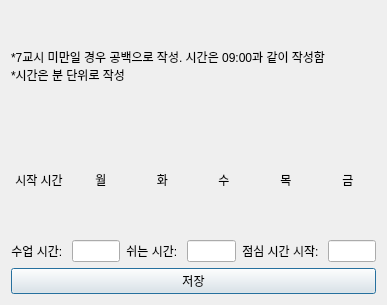
<?xml version="1.0" encoding="UTF-8"?>
<ui version="4.0">
 <class>Dialog</class>
 <widget class="QDialog" name="Dialog">
  <property name="geometry">
   <rect>
    <x>0</x>
    <y>0</y>
    <width>387</width>
    <height>305</height>
   </rect>
  </property>
  <property name="sizePolicy">
   <sizepolicy hsizetype="Preferred" vsizetype="Preferred">
    <horstretch>0</horstretch>
    <verstretch>0</verstretch>
   </sizepolicy>
  </property>
  <property name="windowTitle">
   <string>시간표 수정</string>
  </property>
  <layout class="QVBoxLayout" name="verticalLayout">
   <item>
    <widget class="QLabel" name="guide_label">
     <property name="text">
      <string>*7교시 미만일 경우 공백으로 작성. 시간은 09:00과 같이 작성함
*시간은 분 단위로 작성</string>
     </property>
    </widget>
   </item>
   <item>
    <layout class="QHBoxLayout" name="layout_top_label">
     <property name="sizeConstraint">
      <enum>QLayout::SetDefaultConstraint</enum>
     </property>
     <item>
      <widget class="QLabel" name="label_t">
       <property name="sizePolicy">
        <sizepolicy hsizetype="Minimum" vsizetype="Ignored">
         <horstretch>0</horstretch>
         <verstretch>0</verstretch>
        </sizepolicy>
       </property>
       <property name="text">
        <string>시작 시간</string>
       </property>
       <property name="alignment">
        <set>Qt::AlignCenter</set>
       </property>
      </widget>
     </item>
     <item>
      <widget class="QLabel" name="label_mon">
       <property name="sizePolicy">
        <sizepolicy hsizetype="Minimum" vsizetype="Maximum">
         <horstretch>0</horstretch>
         <verstretch>0</verstretch>
        </sizepolicy>
       </property>
       <property name="text">
        <string>월</string>
       </property>
       <property name="alignment">
        <set>Qt::AlignCenter</set>
       </property>
      </widget>
     </item>
     <item>
      <widget class="QLabel" name="label_tue">
       <property name="sizePolicy">
        <sizepolicy hsizetype="Minimum" vsizetype="Maximum">
         <horstretch>0</horstretch>
         <verstretch>0</verstretch>
        </sizepolicy>
       </property>
       <property name="layoutDirection">
        <enum>Qt::LeftToRight</enum>
       </property>
       <property name="text">
        <string>화</string>
       </property>
       <property name="alignment">
        <set>Qt::AlignCenter</set>
       </property>
      </widget>
     </item>
     <item>
      <widget class="QLabel" name="label_wed">
       <property name="sizePolicy">
        <sizepolicy hsizetype="Minimum" vsizetype="Maximum">
         <horstretch>0</horstretch>
         <verstretch>0</verstretch>
        </sizepolicy>
       </property>
       <property name="text">
        <string>수</string>
       </property>
       <property name="alignment">
        <set>Qt::AlignCenter</set>
       </property>
      </widget>
     </item>
     <item>
      <widget class="QLabel" name="label_thu">
       <property name="sizePolicy">
        <sizepolicy hsizetype="Minimum" vsizetype="Maximum">
         <horstretch>0</horstretch>
         <verstretch>0</verstretch>
        </sizepolicy>
       </property>
       <property name="text">
        <string>목</string>
       </property>
       <property name="alignment">
        <set>Qt::AlignCenter</set>
       </property>
      </widget>
     </item>
     <item>
      <widget class="QLabel" name="label_fri">
       <property name="sizePolicy">
        <sizepolicy hsizetype="Minimum" vsizetype="Preferred">
         <horstretch>0</horstretch>
         <verstretch>0</verstretch>
        </sizepolicy>
       </property>
       <property name="text">
        <string>금</string>
       </property>
       <property name="alignment">
        <set>Qt::AlignCenter</set>
       </property>
      </widget>
     </item>
    </layout>
   </item>
   <item>
    <layout class="QGridLayout" name="layout_schedule"/>
   </item>
   <item>
    <layout class="QHBoxLayout" name="layout_bottom_t">
     <item>
      <widget class="QLabel" name="label_running_t">
       <property name="sizePolicy">
        <sizepolicy hsizetype="Minimum" vsizetype="Maximum">
         <horstretch>0</horstretch>
         <verstretch>0</verstretch>
        </sizepolicy>
       </property>
       <property name="text">
        <string>수업 시간: </string>
       </property>
       <property name="alignment">
        <set>Qt::AlignCenter</set>
       </property>
      </widget>
     </item>
     <item>
      <widget class="QLineEdit" name="line_edit_running_t"/>
     </item>
     <item>
      <widget class="QLabel" name="label_break_t">
       <property name="sizePolicy">
        <sizepolicy hsizetype="Minimum" vsizetype="Maximum">
         <horstretch>0</horstretch>
         <verstretch>0</verstretch>
        </sizepolicy>
       </property>
       <property name="text">
        <string>쉬는 시간: </string>
       </property>
       <property name="alignment">
        <set>Qt::AlignCenter</set>
       </property>
      </widget>
     </item>
     <item>
      <widget class="QLineEdit" name="line_edit_break_t"/>
     </item>
     <item>
      <widget class="QLabel" name="label_lunch_t">
       <property name="sizePolicy">
        <sizepolicy hsizetype="Minimum" vsizetype="Maximum">
         <horstretch>0</horstretch>
         <verstretch>0</verstretch>
        </sizepolicy>
       </property>
       <property name="text">
        <string>점심 시간 시작: </string>
       </property>
       <property name="alignment">
        <set>Qt::AlignCenter</set>
       </property>
      </widget>
     </item>
     <item>
      <widget class="QLineEdit" name="line_edit_lunch_t"/>
     </item>
    </layout>
   </item>
   <item>
    <widget class="QPushButton" name="btn_save">
     <property name="text">
      <string>저장</string>
     </property>
    </widget>
   </item>
  </layout>
 </widget>
 <resources/>
 <connections/>
</ui>
